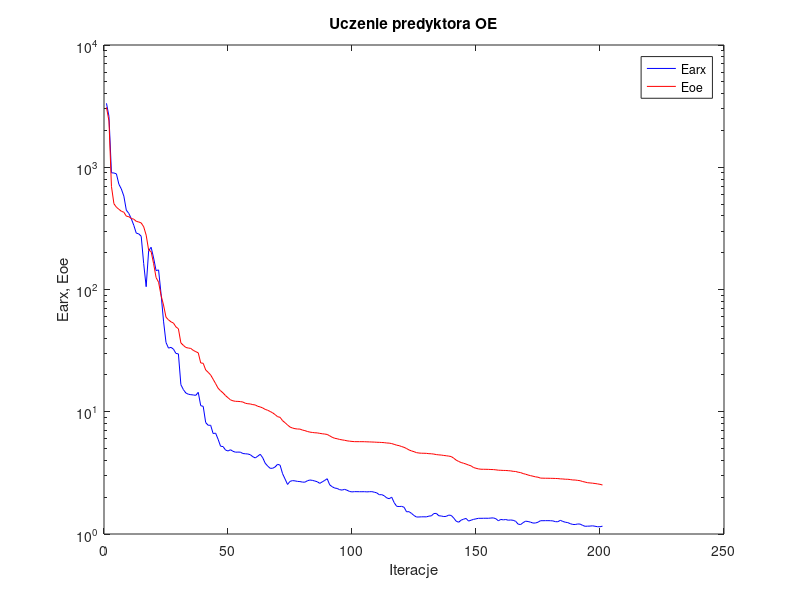
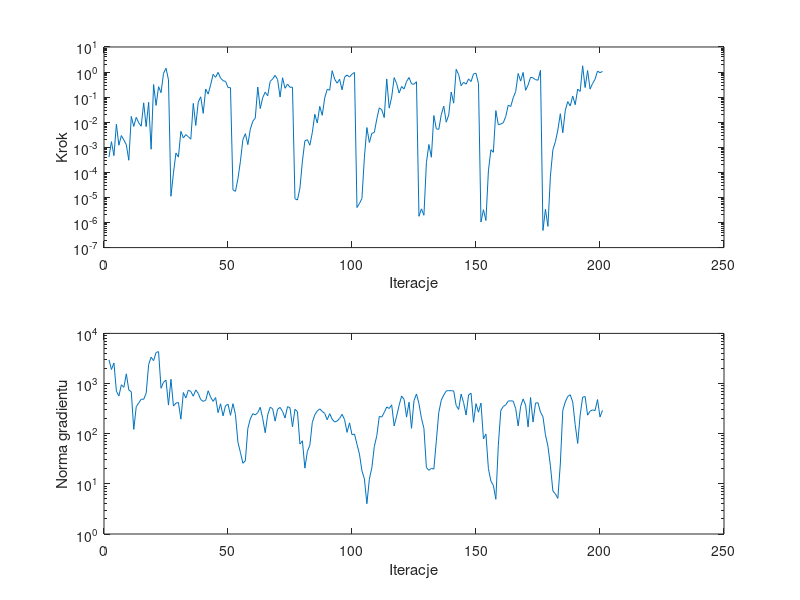

Recreate these plots in MATLAB, in order.
%uczenie predyktora oe
clear all;
n=0; farx(n+1)=3.334267e+003; foe(n+1)=3.090306e+003; wspucz(n+1)=0.000000e+000; ng(n+1)=0.000000e+000;
%odnowa zmiennej metryki
n=1; farx(n+1)=2.609865e+003; foe(n+1)=2.387828e+003; krok(n+1)=4.060559e-004; ng(n+1)=2.972755e+003;
n=2; farx(n+1)=9.010445e+002; foe(n+1)=6.979280e+002; krok(n+1)=1.674853e-003; ng(n+1)=1.905427e+003;
n=3; farx(n+1)=8.977641e+002; foe(n+1)=5.029756e+002; krok(n+1)=4.651747e-004; ng(n+1)=2.570361e+003;
n=4; farx(n+1)=8.830391e+002; foe(n+1)=4.711931e+002; krok(n+1)=8.307419e-003; ng(n+1)=7.036763e+002;
n=5; farx(n+1)=7.266531e+002; foe(n+1)=4.530456e+002; krok(n+1)=1.209728e-003; ng(n+1)=5.647066e+002;
n=6; farx(n+1)=6.635890e+002; foe(n+1)=4.365924e+002; krok(n+1)=2.943935e-003; ng(n+1)=9.452298e+002;
n=7; farx(n+1)=5.808141e+002; foe(n+1)=4.287082e+002; krok(n+1)=1.953941e-003; ng(n+1)=8.395502e+002;
n=8; farx(n+1)=4.455181e+002; foe(n+1)=3.979711e+002; krok(n+1)=1.265228e-003; ng(n+1)=1.561991e+003;
n=9; farx(n+1)=4.192081e+002; foe(n+1)=3.941940e+002; krok(n+1)=3.045020e-004; ng(n+1)=7.458000e+002;
n=10; farx(n+1)=3.794892e+002; foe(n+1)=3.808221e+002; krok(n+1)=1.698891e-002; ng(n+1)=6.874463e+002;
n=11; farx(n+1)=3.355777e+002; foe(n+1)=3.760662e+002; krok(n+1)=6.773640e-003; ng(n+1)=1.216699e+002;
n=12; farx(n+1)=2.892148e+002; foe(n+1)=3.612095e+002; krok(n+1)=1.576669e-002; ng(n+1)=3.452775e+002;
n=13; farx(n+1)=2.852452e+002; foe(n+1)=3.567671e+002; krok(n+1)=9.454744e-003; ng(n+1)=4.104126e+002;
n=14; farx(n+1)=2.726957e+002; foe(n+1)=3.504419e+002; krok(n+1)=6.920879e-003; ng(n+1)=4.873489e+002;
n=15; farx(n+1)=1.626996e+002; foe(n+1)=3.259976e+002; krok(n+1)=5.934607e-002; ng(n+1)=4.845334e+002;
n=16; farx(n+1)=1.054417e+002; foe(n+1)=2.784762e+002; krok(n+1)=6.669234e-003; ng(n+1)=6.388445e+002;
n=17; farx(n+1)=2.072964e+002; foe(n+1)=2.099025e+002; krok(n+1)=6.209076e-002; ng(n+1)=2.381159e+003;
n=18; farx(n+1)=2.215398e+002; foe(n+1)=2.042773e+002; krok(n+1)=8.374265e-004; ng(n+1)=3.352683e+003;
n=19; farx(n+1)=1.811760e+002; foe(n+1)=1.626064e+002; krok(n+1)=3.183983e-001; ng(n+1)=2.863528e+003;
n=20; farx(n+1)=1.427352e+002; foe(n+1)=1.252604e+002; krok(n+1)=4.674985e-002; ng(n+1)=4.170729e+003;
n=21; farx(n+1)=1.446292e+002; foe(n+1)=1.147219e+002; krok(n+1)=2.613267e-001; ng(n+1)=4.322257e+003;
n=22; farx(n+1)=9.225377e+001; foe(n+1)=8.962436e+001; krok(n+1)=1.510272e-001; ng(n+1)=8.053364e+002;
n=23; farx(n+1)=5.512571e+001; foe(n+1)=7.468596e+001; krok(n+1)=8.837379e-001; ng(n+1)=1.065930e+003;
n=24; farx(n+1)=3.687407e+001; foe(n+1)=5.935422e+001; krok(n+1)=1.422745e+000; ng(n+1)=1.168806e+003;
n=25; farx(n+1)=3.315840e+001; foe(n+1)=5.645985e+001; krok(n+1)=4.913015e-001; ng(n+1)=3.718427e+002;
%odnowa zmiennej metryki
n=26; farx(n+1)=3.363175e+001; foe(n+1)=5.440577e+001; krok(n+1)=1.115447e-005; ng(n+1)=1.218954e+003;
n=27; farx(n+1)=3.253987e+001; foe(n+1)=5.316518e+001; krok(n+1)=9.290537e-005; ng(n+1)=3.555040e+002;
n=28; farx(n+1)=2.999487e+001; foe(n+1)=4.945925e+001; krok(n+1)=5.899499e-004; ng(n+1)=4.068150e+002;
n=29; farx(n+1)=2.974988e+001; foe(n+1)=4.775612e+001; krok(n+1)=4.066412e-004; ng(n+1)=4.193119e+002;
n=30; farx(n+1)=1.664664e+001; foe(n+1)=3.655442e+001; krok(n+1)=4.312903e-003; ng(n+1)=1.948889e+002;
n=31; farx(n+1)=1.518477e+001; foe(n+1)=3.493585e+001; krok(n+1)=2.361852e-003; ng(n+1)=6.628314e+002;
n=32; farx(n+1)=1.423813e+001; foe(n+1)=3.355963e+001; krok(n+1)=3.206931e-003; ng(n+1)=5.137137e+002;
n=33; farx(n+1)=1.391676e+001; foe(n+1)=3.320726e+001; krok(n+1)=2.634602e-003; ng(n+1)=7.388543e+002;
n=34; farx(n+1)=1.379179e+001; foe(n+1)=3.296153e+001; krok(n+1)=2.110872e-003; ng(n+1)=6.939717e+002;
n=35; farx(n+1)=1.372394e+001; foe(n+1)=3.177485e+001; krok(n+1)=5.625683e-002; ng(n+1)=5.589580e+002;
n=36; farx(n+1)=1.361650e+001; foe(n+1)=3.101858e+001; krok(n+1)=7.431661e-003; ng(n+1)=7.471893e+002;
n=37; farx(n+1)=1.441685e+001; foe(n+1)=3.035282e+001; krok(n+1)=6.306675e-002; ng(n+1)=6.350199e+002;
n=38; farx(n+1)=1.121546e+001; foe(n+1)=2.507247e+001; krok(n+1)=1.031518e-001; ng(n+1)=4.797644e+002;
n=39; farx(n+1)=1.107114e+001; foe(n+1)=2.491818e+001; krok(n+1)=2.254943e-002; ng(n+1)=4.415924e+002;
n=40; farx(n+1)=8.161562e+000; foe(n+1)=2.197965e+001; krok(n+1)=2.103304e-001; ng(n+1)=4.629336e+002;
n=41; farx(n+1)=7.747947e+000; foe(n+1)=2.101061e+001; krok(n+1)=1.317940e-001; ng(n+1)=7.182443e+002;
n=42; farx(n+1)=7.756622e+000; foe(n+1)=1.999837e+001; krok(n+1)=3.101349e-001; ng(n+1)=5.354690e+002;
n=43; farx(n+1)=6.632954e+000; foe(n+1)=1.845106e+001; krok(n+1)=8.127796e-001; ng(n+1)=4.419198e+002;
n=44; farx(n+1)=6.686524e+000; foe(n+1)=1.698964e+001; krok(n+1)=6.197318e-001; ng(n+1)=5.255628e+002;
n=45; farx(n+1)=5.960053e+000; foe(n+1)=1.557630e+001; krok(n+1)=9.685429e-001; ng(n+1)=2.627498e+002;
n=46; farx(n+1)=5.224252e+000; foe(n+1)=1.484278e+001; krok(n+1)=5.758407e-001; ng(n+1)=3.949535e+002;
n=47; farx(n+1)=5.191750e+000; foe(n+1)=1.426421e+001; krok(n+1)=4.536903e-001; ng(n+1)=2.265754e+002;
n=48; farx(n+1)=4.863007e+000; foe(n+1)=1.355702e+001; krok(n+1)=4.268310e-001; ng(n+1)=3.606884e+002;
n=49; farx(n+1)=4.775532e+000; foe(n+1)=1.302231e+001; krok(n+1)=2.409855e-001; ng(n+1)=3.873506e+002;
n=50; farx(n+1)=4.888979e+000; foe(n+1)=1.251003e+001; krok(n+1)=2.378132e-001; ng(n+1)=2.327417e+002;
%odnowa zmiennej metryki
n=51; farx(n+1)=4.748355e+000; foe(n+1)=1.228866e+001; krok(n+1)=2.006817e-005; ng(n+1)=3.964174e+002;
n=52; farx(n+1)=4.670120e+000; foe(n+1)=1.217253e+001; krok(n+1)=1.755604e-005; ng(n+1)=2.413208e+002;
n=53; farx(n+1)=4.678293e+000; foe(n+1)=1.215562e+001; krok(n+1)=5.561724e-005; ng(n+1)=6.776108e+001;
n=54; farx(n+1)=4.670723e+000; foe(n+1)=1.210474e+001; krok(n+1)=2.720095e-004; ng(n+1)=4.239883e+001;
n=55; farx(n+1)=4.553603e+000; foe(n+1)=1.201006e+001; krok(n+1)=2.024786e-003; ng(n+1)=2.571459e+001;
n=56; farx(n+1)=4.531741e+000; foe(n+1)=1.173742e+001; krok(n+1)=3.481777e-003; ng(n+1)=2.901755e+001;
n=57; farx(n+1)=4.513055e+000; foe(n+1)=1.163134e+001; krok(n+1)=1.279942e-003; ng(n+1)=1.278536e+002;
n=58; farx(n+1)=4.452533e+000; foe(n+1)=1.158003e+001; krok(n+1)=5.269205e-003; ng(n+1)=1.974043e+002;
n=59; farx(n+1)=4.287695e+000; foe(n+1)=1.144026e+001; krok(n+1)=1.095618e-002; ng(n+1)=2.508426e+002;
n=60; farx(n+1)=4.191258e+000; foe(n+1)=1.136205e+001; krok(n+1)=1.479563e-002; ng(n+1)=2.369254e+002;
n=61; farx(n+1)=4.330353e+000; foe(n+1)=1.108063e+001; krok(n+1)=2.522670e-001; ng(n+1)=2.633930e+002;
n=62; farx(n+1)=4.490516e+000; foe(n+1)=1.094969e+001; krok(n+1)=3.497807e-002; ng(n+1)=3.357736e+002;
n=63; farx(n+1)=4.205772e+000; foe(n+1)=1.074254e+001; krok(n+1)=9.570725e-002; ng(n+1)=2.015233e+002;
n=64; farx(n+1)=3.792596e+000; foe(n+1)=1.045616e+001; krok(n+1)=1.570717e-001; ng(n+1)=1.045726e+002;
n=65; farx(n+1)=3.595401e+000; foe(n+1)=1.028301e+001; krok(n+1)=1.134226e-001; ng(n+1)=2.375800e+002;
n=66; farx(n+1)=3.446683e+000; foe(n+1)=1.005180e+001; krok(n+1)=4.228884e-001; ng(n+1)=3.369906e+002;
n=67; farx(n+1)=3.448992e+000; foe(n+1)=9.798879e+000; krok(n+1)=5.312625e-001; ng(n+1)=3.149587e+002;
n=68; farx(n+1)=3.535794e+000; foe(n+1)=9.478434e+000; krok(n+1)=7.386536e-001; ng(n+1)=1.782404e+002;
n=69; farx(n+1)=3.718499e+000; foe(n+1)=9.110970e+000; krok(n+1)=5.045340e-001; ng(n+1)=3.069266e+002;
n=70; farx(n+1)=3.657145e+000; foe(n+1)=9.005395e+000; krok(n+1)=1.008497e-001; ng(n+1)=3.343564e+002;
n=71; farx(n+1)=3.115746e+000; foe(n+1)=8.456680e+000; krok(n+1)=5.921069e-001; ng(n+1)=2.771261e+002;
n=72; farx(n+1)=2.819437e+000; foe(n+1)=8.136823e+000; krok(n+1)=2.250273e-001; ng(n+1)=2.053905e+002;
n=73; farx(n+1)=2.543336e+000; foe(n+1)=7.797104e+000; krok(n+1)=3.310405e-001; ng(n+1)=3.468797e+002;
n=74; farx(n+1)=2.693699e+000; foe(n+1)=7.499627e+000; krok(n+1)=2.465387e-001; ng(n+1)=3.273464e+002;
n=75; farx(n+1)=2.733370e+000; foe(n+1)=7.361998e+000; krok(n+1)=2.483262e-001; ng(n+1)=1.370603e+002;
%odnowa zmiennej metryki
n=76; farx(n+1)=2.720274e+000; foe(n+1)=7.271666e+000; krok(n+1)=8.856543e-006; ng(n+1)=3.065112e+002;
n=77; farx(n+1)=2.694186e+000; foe(n+1)=7.224397e+000; krok(n+1)=7.902407e-006; ng(n+1)=2.755028e+002;
n=78; farx(n+1)=2.684637e+000; foe(n+1)=7.215036e+000; krok(n+1)=2.330940e-005; ng(n+1)=6.200952e+001;
n=79; farx(n+1)=2.658673e+000; foe(n+1)=7.085943e+000; krok(n+1)=2.790403e-004; ng(n+1)=7.224553e+001;
n=80; farx(n+1)=2.653737e+000; foe(n+1)=7.009369e+000; krok(n+1)=1.812955e-003; ng(n+1)=2.056108e+001;
n=81; farx(n+1)=2.724752e+000; foe(n+1)=6.897758e+000; krok(n+1)=2.018307e-003; ng(n+1)=4.439671e+001;
n=82; farx(n+1)=2.764975e+000; foe(n+1)=6.815738e+000; krok(n+1)=1.209728e-003; ng(n+1)=5.883616e+001;
n=83; farx(n+1)=2.746890e+000; foe(n+1)=6.771416e+000; krok(n+1)=3.878835e-003; ng(n+1)=1.683783e+002;
n=84; farx(n+1)=2.713028e+000; foe(n+1)=6.732087e+000; krok(n+1)=2.069473e-002; ng(n+1)=2.378330e+002;
n=85; farx(n+1)=2.676343e+000; foe(n+1)=6.715117e+000; krok(n+1)=9.335866e-003; ng(n+1)=2.846481e+002;
n=86; farx(n+1)=2.595651e+000; foe(n+1)=6.656053e+000; krok(n+1)=4.285764e-002; ng(n+1)=3.122912e+002;
n=87; farx(n+1)=2.668860e+000; foe(n+1)=6.607858e+000; krok(n+1)=1.883428e-002; ng(n+1)=2.783389e+002;
n=88; farx(n+1)=2.744676e+000; foe(n+1)=6.569992e+000; krok(n+1)=9.327289e-002; ng(n+1)=2.535894e+002;
n=89; farx(n+1)=2.832569e+000; foe(n+1)=6.522025e+000; krok(n+1)=2.047709e-001; ng(n+1)=1.896871e+002;
n=90; farx(n+1)=2.525234e+000; foe(n+1)=6.356125e+000; krok(n+1)=1.886278e-001; ng(n+1)=2.510158e+002;
n=91; farx(n+1)=2.436991e+000; foe(n+1)=6.184465e+000; krok(n+1)=1.136651e+000; ng(n+1)=1.945290e+002;
n=92; farx(n+1)=2.376880e+000; foe(n+1)=6.069283e+000; krok(n+1)=5.249576e-001; ng(n+1)=1.711673e+002;
n=93; farx(n+1)=2.358894e+000; foe(n+1)=6.016215e+000; krok(n+1)=3.589327e-001; ng(n+1)=1.788129e+002;
n=94; farx(n+1)=2.305671e+000; foe(n+1)=5.936490e+000; krok(n+1)=5.154350e-001; ng(n+1)=2.010398e+002;
n=95; farx(n+1)=2.287037e+000; foe(n+1)=5.888685e+000; krok(n+1)=1.951976e-001; ng(n+1)=2.433971e+002;
n=96; farx(n+1)=2.318362e+000; foe(n+1)=5.843049e+000; krok(n+1)=6.236064e-001; ng(n+1)=1.910901e+002;
n=97; farx(n+1)=2.280669e+000; foe(n+1)=5.784086e+000; krok(n+1)=7.610808e-001; ng(n+1)=1.062609e+002;
n=98; farx(n+1)=2.228843e+000; foe(n+1)=5.747649e+000; krok(n+1)=6.340763e-001; ng(n+1)=1.646203e+002;
n=99; farx(n+1)=2.209938e+000; foe(n+1)=5.719002e+000; krok(n+1)=8.224396e-001; ng(n+1)=9.525171e+001;
n=100; farx(n+1)=2.220938e+000; foe(n+1)=5.694901e+000; krok(n+1)=9.621767e-001; ng(n+1)=9.845209e+001;
%odnowa zmiennej metryki
n=101; farx(n+1)=2.219415e+000; foe(n+1)=5.693158e+000; krok(n+1)=3.970043e-006; ng(n+1)=6.167187e+001;
n=102; farx(n+1)=2.217981e+000; foe(n+1)=5.692096e+000; krok(n+1)=5.760277e-006; ng(n+1)=3.919740e+001;
n=103; farx(n+1)=2.217202e+000; foe(n+1)=5.691878e+000; krok(n+1)=9.041389e-006; ng(n+1)=1.828076e+001;
n=104; farx(n+1)=2.219243e+000; foe(n+1)=5.687923e+000; krok(n+1)=4.017841e-004; ng(n+1)=1.261096e+001;
n=105; farx(n+1)=2.211221e+000; foe(n+1)=5.675701e+000; krok(n+1)=6.130766e-003; ng(n+1)=4.014057e+000;
n=106; farx(n+1)=2.218176e+000; foe(n+1)=5.667625e+000; krok(n+1)=1.548346e-003; ng(n+1)=1.236905e+001;
n=107; farx(n+1)=2.220652e+000; foe(n+1)=5.655887e+000; krok(n+1)=3.584297e-003; ng(n+1)=2.094290e+001;
n=108; farx(n+1)=2.197544e+000; foe(n+1)=5.646483e+000; krok(n+1)=3.910756e-003; ng(n+1)=5.562443e+001;
n=109; farx(n+1)=2.170001e+000; foe(n+1)=5.628320e+000; krok(n+1)=1.352965e-002; ng(n+1)=9.134107e+001;
n=110; farx(n+1)=2.095321e+000; foe(n+1)=5.621301e+000; krok(n+1)=3.735290e-002; ng(n+1)=2.215747e+002;
n=111; farx(n+1)=2.098577e+000; foe(n+1)=5.605735e+000; krok(n+1)=3.118548e-002; ng(n+1)=2.149836e+002;
n=112; farx(n+1)=2.053660e+000; foe(n+1)=5.588495e+000; krok(n+1)=1.526430e-002; ng(n+1)=2.647053e+002;
n=113; farx(n+1)=1.974029e+000; foe(n+1)=5.553016e+000; krok(n+1)=5.316748e-001; ng(n+1)=3.409378e+002;
n=114; farx(n+1)=1.943913e+000; foe(n+1)=5.538395e+000; krok(n+1)=3.638604e-002; ng(n+1)=3.181391e+002;
n=115; farx(n+1)=2.000818e+000; foe(n+1)=5.491604e+000; krok(n+1)=1.016482e-001; ng(n+1)=3.759587e+002;
n=116; farx(n+1)=1.805683e+000; foe(n+1)=5.412258e+000; krok(n+1)=5.988308e-001; ng(n+1)=1.427208e+002;
n=117; farx(n+1)=1.685203e+000; foe(n+1)=5.329103e+000; krok(n+1)=3.477470e-001; ng(n+1)=2.243567e+002;
n=118; farx(n+1)=1.677668e+000; foe(n+1)=5.281268e+000; krok(n+1)=1.452529e-001; ng(n+1)=3.679987e+002;
n=119; farx(n+1)=1.684178e+000; foe(n+1)=5.192748e+000; krok(n+1)=2.656312e-001; ng(n+1)=5.658528e+002;
n=120; farx(n+1)=1.654903e+000; foe(n+1)=5.115302e+000; krok(n+1)=2.114442e-001; ng(n+1)=4.824955e+002;
n=121; farx(n+1)=1.518809e+000; foe(n+1)=5.001783e+000; krok(n+1)=4.195659e-001; ng(n+1)=2.140762e+002;
n=122; farx(n+1)=1.523051e+000; foe(n+1)=4.870288e+000; krok(n+1)=6.058278e-001; ng(n+1)=4.257681e+002;
n=123; farx(n+1)=1.473738e+000; foe(n+1)=4.782707e+000; krok(n+1)=3.388186e-001; ng(n+1)=1.280456e+002;
n=124; farx(n+1)=1.416930e+000; foe(n+1)=4.715272e+000; krok(n+1)=3.278985e-001; ng(n+1)=4.579946e+002;
n=125; farx(n+1)=1.377062e+000; foe(n+1)=4.630460e+000; krok(n+1)=4.114269e-001; ng(n+1)=6.196515e+002;
%odnowa zmiennej metryki
n=126; farx(n+1)=1.377956e+000; foe(n+1)=4.595901e+000; krok(n+1)=1.771513e-006; ng(n+1)=3.955245e+002;
n=127; farx(n+1)=1.381875e+000; foe(n+1)=4.579764e+000; krok(n+1)=3.502908e-006; ng(n+1)=2.033275e+002;
n=128; farx(n+1)=1.382781e+000; foe(n+1)=4.575658e+000; krok(n+1)=1.948244e-006; ng(n+1)=1.275513e+002;
n=129; farx(n+1)=1.380651e+000; foe(n+1)=4.567706e+000; krok(n+1)=2.439194e-004; ng(n+1)=2.120130e+001;
n=130; farx(n+1)=1.400809e+000; foe(n+1)=4.540679e+000; krok(n+1)=1.291963e-003; ng(n+1)=1.858772e+001;
n=131; farx(n+1)=1.407497e+000; foe(n+1)=4.532162e+000; krok(n+1)=4.017841e-004; ng(n+1)=2.044422e+001;
n=132; farx(n+1)=1.470286e+000; foe(n+1)=4.504247e+000; krok(n+1)=1.848181e-002; ng(n+1)=1.970216e+001;
n=133; farx(n+1)=1.474370e+000; foe(n+1)=4.463038e+000; krok(n+1)=5.457942e-003; ng(n+1)=7.211078e+001;
n=134; farx(n+1)=1.410081e+000; foe(n+1)=4.439294e+000; krok(n+1)=5.167850e-003; ng(n+1)=2.665837e+002;
n=135; farx(n+1)=1.403509e+000; foe(n+1)=4.423359e+000; krok(n+1)=2.025137e-002; ng(n+1)=4.669207e+002;
n=136; farx(n+1)=1.389349e+000; foe(n+1)=4.391866e+000; krok(n+1)=4.382471e-002; ng(n+1)=5.911139e+002;
n=137; farx(n+1)=1.394351e+000; foe(n+1)=4.366003e+000; krok(n+1)=1.004150e-002; ng(n+1)=7.115089e+002;
n=138; farx(n+1)=1.427595e+000; foe(n+1)=4.337765e+000; krok(n+1)=1.948813e-002; ng(n+1)=7.230612e+002;
n=139; farx(n+1)=1.419099e+000; foe(n+1)=4.301008e+000; krok(n+1)=1.587319e-001; ng(n+1)=7.190694e+002;
n=140; farx(n+1)=1.352617e+000; foe(n+1)=4.172223e+000; krok(n+1)=5.753341e-002; ng(n+1)=7.138323e+002;
n=141; farx(n+1)=1.273224e+000; foe(n+1)=4.021781e+000; krok(n+1)=1.289896e+000; ng(n+1)=3.661748e+002;
n=142; farx(n+1)=1.248367e+000; foe(n+1)=3.922254e+000; krok(n+1)=7.926233e-001; ng(n+1)=3.031928e+002;
n=143; farx(n+1)=1.297354e+000; foe(n+1)=3.843699e+000; krok(n+1)=2.868245e-001; ng(n+1)=6.163772e+002;
n=144; farx(n+1)=1.322567e+000; foe(n+1)=3.790591e+000; krok(n+1)=3.923690e-001; ng(n+1)=4.170192e+002;
n=145; farx(n+1)=1.340870e+000; foe(n+1)=3.733625e+000; krok(n+1)=3.282103e-001; ng(n+1)=2.350884e+002;
n=146; farx(n+1)=1.275920e+000; foe(n+1)=3.664092e+000; krok(n+1)=5.327583e-001; ng(n+1)=5.912781e+002;
n=147; farx(n+1)=1.296715e+000; foe(n+1)=3.609981e+000; krok(n+1)=4.187571e-001; ng(n+1)=6.412731e+002;
n=148; farx(n+1)=1.317087e+000; foe(n+1)=3.497407e+000; krok(n+1)=8.457767e-001; ng(n+1)=1.688478e+002;
n=149; farx(n+1)=1.330094e+000; foe(n+1)=3.449325e+000; krok(n+1)=8.970072e-001; ng(n+1)=3.970807e+002;
n=150; farx(n+1)=1.344115e+000; foe(n+1)=3.408814e+000; krok(n+1)=3.465039e-001; ng(n+1)=2.683092e+002;
%odnowa zmiennej metryki
n=151; farx(n+1)=1.343796e+000; foe(n+1)=3.387073e+000; krok(n+1)=1.045578e-006; ng(n+1)=4.076523e+002;
n=152; farx(n+1)=1.344910e+000; foe(n+1)=3.384520e+000; krok(n+1)=3.236818e-006; ng(n+1)=7.877978e+001;
n=153; farx(n+1)=1.345678e+000; foe(n+1)=3.382692e+000; krok(n+1)=1.208441e-006; ng(n+1)=9.853993e+001;
n=154; farx(n+1)=1.344595e+000; foe(n+1)=3.378619e+000; krok(n+1)=1.133097e-004; ng(n+1)=2.012753e+001;
n=155; farx(n+1)=1.351366e+000; foe(n+1)=3.369633e+000; krok(n+1)=7.964319e-004; ng(n+1)=1.135516e+001;
n=156; farx(n+1)=1.354325e+000; foe(n+1)=3.364708e+000; krok(n+1)=6.328553e-004; ng(n+1)=9.343844e+000;
n=157; farx(n+1)=1.334029e+000; foe(n+1)=3.348903e+000; krok(n+1)=2.900728e-002; ng(n+1)=4.932589e+000;
n=158; farx(n+1)=1.283261e+000; foe(n+1)=3.326974e+000; krok(n+1)=7.874995e-003; ng(n+1)=5.901559e+001;
n=159; farx(n+1)=1.315684e+000; foe(n+1)=3.320654e+000; krok(n+1)=8.510569e-003; ng(n+1)=2.902549e+002;
n=160; farx(n+1)=1.305368e+000; foe(n+1)=3.311636e+000; krok(n+1)=9.502242e-003; ng(n+1)=3.493972e+002;
n=161; farx(n+1)=1.313337e+000; foe(n+1)=3.308652e+000; krok(n+1)=1.702114e-002; ng(n+1)=3.769365e+002;
n=162; farx(n+1)=1.296798e+000; foe(n+1)=3.296078e+000; krok(n+1)=4.797973e-002; ng(n+1)=4.485971e+002;
n=163; farx(n+1)=1.302424e+000; foe(n+1)=3.283411e+000; krok(n+1)=4.215364e-002; ng(n+1)=4.522990e+002;
n=164; farx(n+1)=1.294053e+000; foe(n+1)=3.255772e+000; krok(n+1)=9.451019e-002; ng(n+1)=4.456445e+002;
n=165; farx(n+1)=1.269706e+000; foe(n+1)=3.245621e+000; krok(n+1)=1.668612e-001; ng(n+1)=3.164767e+002;
n=166; farx(n+1)=1.203361e+000; foe(n+1)=3.203338e+000; krok(n+1)=8.771846e-001; ng(n+1)=1.424793e+002;
n=167; farx(n+1)=1.195390e+000; foe(n+1)=3.178854e+000; krok(n+1)=4.363710e-001; ng(n+1)=3.500512e+002;
n=168; farx(n+1)=1.238879e+000; foe(n+1)=3.121082e+000; krok(n+1)=9.639418e-001; ng(n+1)=4.927680e+002;
n=169; farx(n+1)=1.273282e+000; foe(n+1)=3.084207e+000; krok(n+1)=1.869994e-001; ng(n+1)=3.709813e+002;
n=170; farx(n+1)=1.265214e+000; foe(n+1)=3.037892e+000; krok(n+1)=3.040920e-001; ng(n+1)=1.362034e+002;
n=171; farx(n+1)=1.249583e+000; foe(n+1)=3.001342e+000; krok(n+1)=6.182030e-001; ng(n+1)=5.265439e+002;
n=172; farx(n+1)=1.228685e+000; foe(n+1)=2.969357e+000; krok(n+1)=5.861088e-001; ng(n+1)=1.703650e+002;
n=173; farx(n+1)=1.230772e+000; foe(n+1)=2.934059e+000; krok(n+1)=4.968529e-001; ng(n+1)=4.078142e+002;
n=174; farx(n+1)=1.249176e+000; foe(n+1)=2.914637e+000; krok(n+1)=4.734602e-001; ng(n+1)=4.138739e+002;
n=175; farx(n+1)=1.284435e+000; foe(n+1)=2.866162e+000; krok(n+1)=1.172218e+000; ng(n+1)=2.692574e+002;
%odnowa zmiennej metryki
n=176; farx(n+1)=1.284487e+000; foe(n+1)=2.862316e+000; krok(n+1)=4.811611e-007; ng(n+1)=2.172374e+002;
n=177; farx(n+1)=1.285750e+000; foe(n+1)=2.858195e+000; krok(n+1)=3.399386e-006; ng(n+1)=9.496873e+001;
n=178; farx(n+1)=1.285845e+000; foe(n+1)=2.857898e+000; krok(n+1)=7.032864e-007; ng(n+1)=5.642129e+001;
n=179; farx(n+1)=1.284614e+000; foe(n+1)=2.854041e+000; krok(n+1)=7.103937e-005; ng(n+1)=2.299886e+001;
n=180; farx(n+1)=1.280051e+000; foe(n+1)=2.851660e+000; krok(n+1)=7.964319e-004; ng(n+1)=7.218522e+000;
n=181; farx(n+1)=1.261818e+000; foe(n+1)=2.846489e+000; krok(n+1)=1.667309e-003; ng(n+1)=6.327458e+000;
n=182; farx(n+1)=1.259892e+000; foe(n+1)=2.841351e+000; krok(n+1)=4.874376e-003; ng(n+1)=5.138717e+000;
n=183; farx(n+1)=1.294171e+000; foe(n+1)=2.825051e+000; krok(n+1)=2.173419e-002; ng(n+1)=2.494241e+001;
n=184; farx(n+1)=1.267107e+000; foe(n+1)=2.819953e+000; krok(n+1)=3.796286e-003; ng(n+1)=2.943200e+002;
n=185; farx(n+1)=1.248765e+000; foe(n+1)=2.806214e+000; krok(n+1)=2.977118e-002; ng(n+1)=4.290976e+002;
n=186; farx(n+1)=1.239469e+000; foe(n+1)=2.804158e+000; krok(n+1)=6.640781e-002; ng(n+1)=5.545086e+002;
n=187; farx(n+1)=1.215020e+000; foe(n+1)=2.788421e+000; krok(n+1)=4.446078e-002; ng(n+1)=5.969328e+002;
n=188; farx(n+1)=1.197614e+000; foe(n+1)=2.767459e+000; krok(n+1)=1.112197e-001; ng(n+1)=4.280276e+002;
n=189; farx(n+1)=1.195544e+000; foe(n+1)=2.764247e+000; krok(n+1)=4.981739e-002; ng(n+1)=1.504727e+002;
n=190; farx(n+1)=1.207976e+000; foe(n+1)=2.745125e+000; krok(n+1)=2.088513e-001; ng(n+1)=6.388820e+001;
n=191; farx(n+1)=1.205353e+000; foe(n+1)=2.728954e+000; krok(n+1)=1.694093e-001; ng(n+1)=2.348344e+002;
n=192; farx(n+1)=1.176163e+000; foe(n+1)=2.686787e+000; krok(n+1)=1.780805e+000; ng(n+1)=5.358014e+002;
n=193; farx(n+1)=1.156387e+000; foe(n+1)=2.659671e+000; krok(n+1)=2.405442e-001; ng(n+1)=5.490329e+002;
n=194; farx(n+1)=1.159097e+000; foe(n+1)=2.627598e+000; krok(n+1)=1.154449e+000; ng(n+1)=2.340344e+002;
n=195; farx(n+1)=1.160880e+000; foe(n+1)=2.617077e+000; krok(n+1)=2.085952e-001; ng(n+1)=2.810447e+002;
n=196; farx(n+1)=1.166644e+000; foe(n+1)=2.604636e+000; krok(n+1)=3.505976e-001; ng(n+1)=2.983351e+002;
n=197; farx(n+1)=1.157219e+000; foe(n+1)=2.588501e+000; krok(n+1)=5.134806e-001; ng(n+1)=2.893608e+002;
n=198; farx(n+1)=1.147312e+000; foe(n+1)=2.569838e+000; krok(n+1)=1.093437e+000; ng(n+1)=4.799174e+002;
n=199; farx(n+1)=1.146102e+000; foe(n+1)=2.548677e+000; krok(n+1)=9.453922e-001; ng(n+1)=2.150703e+002;
n=200; farx(n+1)=1.159349e+000; foe(n+1)=2.516811e+000; krok(n+1)=1.054352e+000; ng(n+1)=2.916371e+002;

figure; semilogy(farx,'b'); hold on; semilogy(foe,'r'); xlabel('Iteracje'); ylabel('Earx, Eoe'); legend('Earx','Eoe'); title('Uczenie predyktora OE');
figure; subplot(2,1,1); semilogy(krok); xlabel('Iteracje'); ylabel('Krok');
subplot(2,1,2); semilogy(ng); xlabel('Iteracje'); ylabel('Norma gradientu');
Earx=farx(n+1)
Eoe=foe(n+1)
